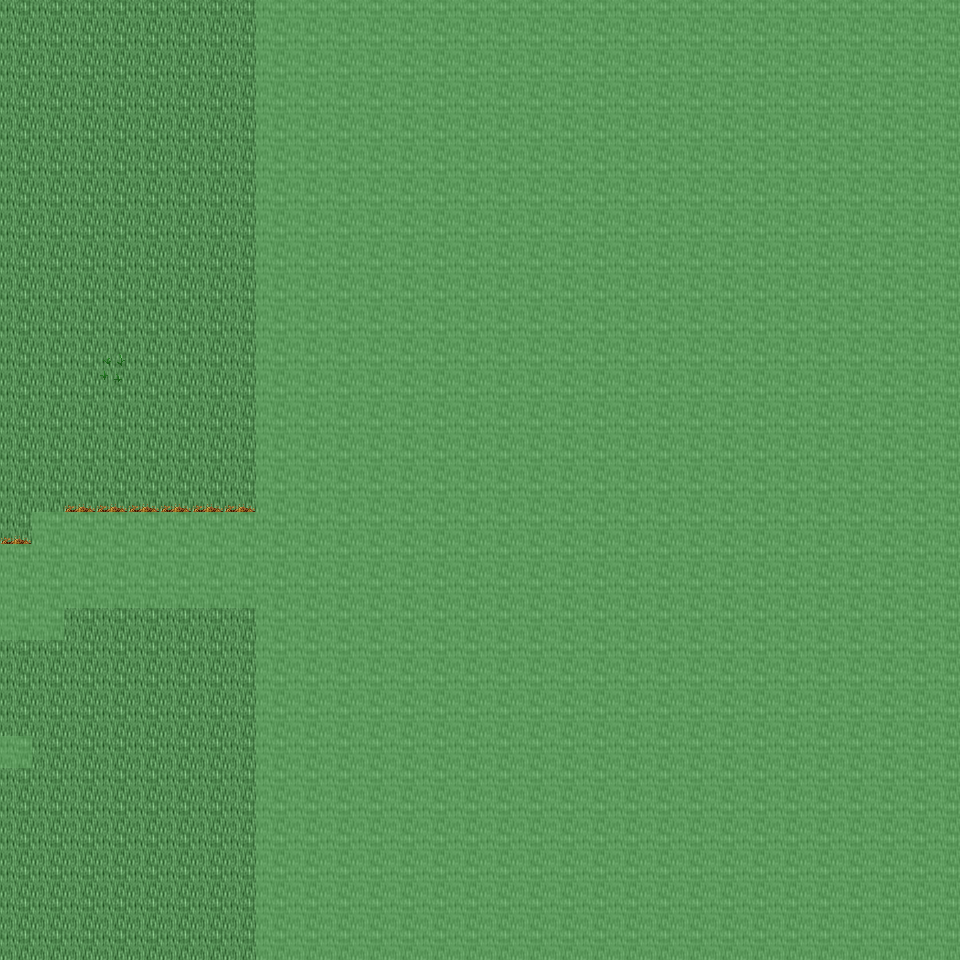

This is a level from a 2D game, rendered from its Tiled map with the project's own tilesets. A one-line summary and the map file follow, with tile-layer data summarised:
An orthogonal 30x30 tile map with 32x32 px tiles, 6 tile layers (Ground, Object, Object2, Above, ...), 28 tilesets and 5 objects (5x mapchange).

<map version="1.0" orientation="orthogonal" renderorder="right-down" width="30" height="30" tilewidth="32" tileheight="32" nextobjectid="6">
  <tileset firstgid="1" name="tileset_ground_ground" tilewidth="32" tileheight="32" tilecount="33" columns="3">
    <image source="../drawable/tileset_ground_ground.png" width="96" height="352" />
  </tileset>
  <tileset firstgid="34" name="tileset_ground_ground_2" tilewidth="32" tileheight="32" tilecount="4" columns="4">
    <image source="../drawable/tileset_ground_ground_2.png" width="128" height="32" />
  </tileset>
  <tileset firstgid="38" name="tileset_ground_water_pool" tilewidth="32" tileheight="32" tilecount="72" columns="3">
    <image source="../drawable/tileset_ground_water_pool.png" width="96" height="768" />
  </tileset>
  <tileset firstgid="110" name="tileset_ground_ridge_earth_dark" tilewidth="32" tileheight="32" tilecount="96" columns="12">
    <image source="../drawable/tileset_ground_ridge_earth_dark.png" width="384" height="256" />
  </tileset>
  <tileset firstgid="206" name="tileset_plant_grasses" tilewidth="32" tileheight="32" tilecount="6" columns="3">
    <image source="../drawable/tileset_plant_grasses.png" width="96" height="64" />
  </tileset>
  <tileset firstgid="212" name="tileset_ground_rock_pebbles" tilewidth="32" tileheight="32" tilecount="3" columns="1">
    <image source="../drawable/tileset_ground_rock_pebbles.png" width="32" height="96" />
  </tileset>
  <tileset firstgid="215" name="tileset_plant_flower_daisy_yellow" tilewidth="32" tileheight="32" tilecount="8" columns="2">
    <image source="../drawable/tileset_plant_flower_daisy_yellow.png" width="64" height="128" />
  </tileset>
  <tileset firstgid="223" name="tileset_plant_flower_daisy_white" tilewidth="32" tileheight="32" tilecount="8" columns="2">
    <image source="../drawable/tileset_plant_flower_daisy_white.png" width="64" height="128" />
  </tileset>
  <tileset firstgid="231" name="tileset_ground_grass_edges" tilewidth="32" tileheight="32" tilecount="36" columns="12">
    <image source="../drawable/tileset_ground_grass_edges.png" width="384" height="96" />
  </tileset>
  <tileset firstgid="267" name="tileset_ground_earth_edges" tilewidth="32" tileheight="32" tilecount="18" columns="6">
    <image source="../drawable/tileset_ground_earth_edges.png" width="192" height="96" />
  </tileset>
  <tileset firstgid="285" name="tileset_ground_grass_corners" tilewidth="32" tileheight="32" tilecount="24" columns="6">
    <image source="../drawable/tileset_ground_grass_corners.png" width="192" height="128" />
  </tileset>
  <tileset firstgid="309" name="tileset_ground_square_paving" tilewidth="32" tileheight="32" tilecount="1" columns="1">
    <image source="../drawable/tileset_ground_square_paving.png" width="32" height="32" />
  </tileset>
  <tileset firstgid="310" name="tileset_plant_flower_daisy_red" tilewidth="32" tileheight="32" tilecount="8" columns="2">
    <image source="../drawable/tileset_plant_flower_daisy_red.png" width="64" height="128" />
  </tileset>
  <tileset firstgid="318" name="tileset_plant_flower_daisy_blue" tilewidth="32" tileheight="32" tilecount="8" columns="2">
    <image source="../drawable/tileset_plant_flower_daisy_blue.png" width="64" height="128" />
  </tileset>
  <tileset firstgid="326" name="tileset_plant_tree_tree_darkgreen" tilewidth="32" tileheight="32" tilecount="88" columns="8">
    <image source="../drawable/tileset_plant_tree_tree_darkgreen.png" width="256" height="352" />
  </tileset>
  <tileset firstgid="414" name="tileset_object_well" tilewidth="32" tileheight="32" tilecount="4" columns="2">
    <image source="../drawable/tileset_object_well.png" width="64" height="64" />
  </tileset>
  <tileset firstgid="418" name="tileset_plant_bush_bushes" tilewidth="32" tileheight="32" tilecount="10" columns="5">
    <image source="../drawable/tileset_plant_bush_bushes.png" width="160" height="64" />
  </tileset>
  <tileset firstgid="428" name="tileset_ground_eye" tilewidth="32" tileheight="32" tilecount="9" columns="3">
    <image source="../drawable/tileset_ground_eye.png" width="96" height="96" />
  </tileset>
  <tileset firstgid="437" name="tileset_plant_stump_rectangular" tilewidth="32" tileheight="32" tilecount="4" columns="2">
    <image source="../drawable/tileset_plant_stump_rectangular.png" width="64" height="64" />
  </tileset>
  <tileset firstgid="441" name="tileset_item_gothic_large_gravestone" tilewidth="32" tileheight="32" tilecount="9" columns="3">
    <image source="../drawable/tileset_item_gothic_large_gravestone.png" width="96" height="96" />
  </tileset>
  <tileset firstgid="450" name="tileset_logic_collision" tilewidth="32" tileheight="32" tilecount="1" columns="1">
    <image source="../drawable/tileset_logic_collision.png" width="32" height="32" />
  </tileset>
  <tileset firstgid="451" name="tileset_ground_rock_rubble" tilewidth="32" tileheight="32" tilecount="9" columns="3">
    <image source="../drawable/tileset_ground_rock_rubble.png" width="96" height="96" />
  </tileset>
  <tileset firstgid="460" name="tileset_ground_rock_rocks_3" tilewidth="32" tileheight="32" tilecount="16" columns="4">
    <image source="../drawable/tileset_ground_rock_rocks_3.png" width="128" height="128" />
  </tileset>
  <tileset firstgid="476" name="tileset_ground_rock_large_boulder" tilewidth="32" tileheight="32" tilecount="9" columns="3">
    <image source="../drawable/tileset_ground_rock_large_boulder.png" width="96" height="96" />
  </tileset>
  <tileset firstgid="485" name="tileset_ground_rock_large_pebble" tilewidth="32" tileheight="32" tilecount="2" columns="2">
    <image source="../drawable/tileset_ground_rock_large_pebble.png" width="64" height="32" />
  </tileset>
  <tileset firstgid="487" name="tileset_ground_rock_rocks_2" tilewidth="32" tileheight="32" tilecount="4" columns="2">
    <image source="../drawable/tileset_ground_rock_rocks_2.png" width="64" height="64" />
  </tileset>
  <tileset firstgid="491" name="tileset_ground_green_paving" tilewidth="32" tileheight="32" tilecount="18" columns="3">
    <image source="../drawable/tileset_ground_green_paving.png" width="96" height="192" />
  </tileset>
  <tileset firstgid="509" name="tileset_building_castle" tilewidth="32" tileheight="32" tilecount="320" columns="20">
    <image source="../drawable/tileset_building_castle.png" width="640" height="512" />
  </tileset>
  <layer name="Ground" width="30" height="30">
    <data>[900 cells, 900 non-empty, 1 distinct tile ids]</data>
  </layer>
  <layer name="Object" width="30" height="30">
    <data>[900 cells, 197 non-empty, 25 distinct tile ids]</data>
  </layer>
  <layer name="Object2" width="30" height="30">
    <data>[900 cells, 36 non-empty, 5 distinct tile ids]</data>
  </layer>
  <layer name="Above" width="30" height="30">
    <data>[900 cells, 3 non-empty, 2 distinct tile ids]</data>
  </layer>
  <layer name="Above2" width="30" height="30">
    <data>[900 cells, 0 non-empty, 0 distinct tile ids]</data>
  </layer>
  <layer name="Walkable" width="30" height="30">
    <data>[900 cells, 686 non-empty, 1 distinct tile ids]</data>
  </layer>
  <objectgroup name="MapEvents">
    <object id="1" name="north" type="mapchange" x="0" y="0" width="256" height="32">
      <properties>
        <property name="map" value="0_ados_mountain_n2_w2_x3_y0" />
        <property name="place" value="south" />
      </properties>
    </object>
    <object id="2" name="south" type="mapchange" x="0" y="928" width="256" height="32">
      <properties>
        <property name="map" value="0_ados_mountain_n2_w2_x3_y2" />
        <property name="place" value="north" />
      </properties>
    </object>
    </objectgroup>
</map>
<!-- 3 of 5 objects omitted -->
